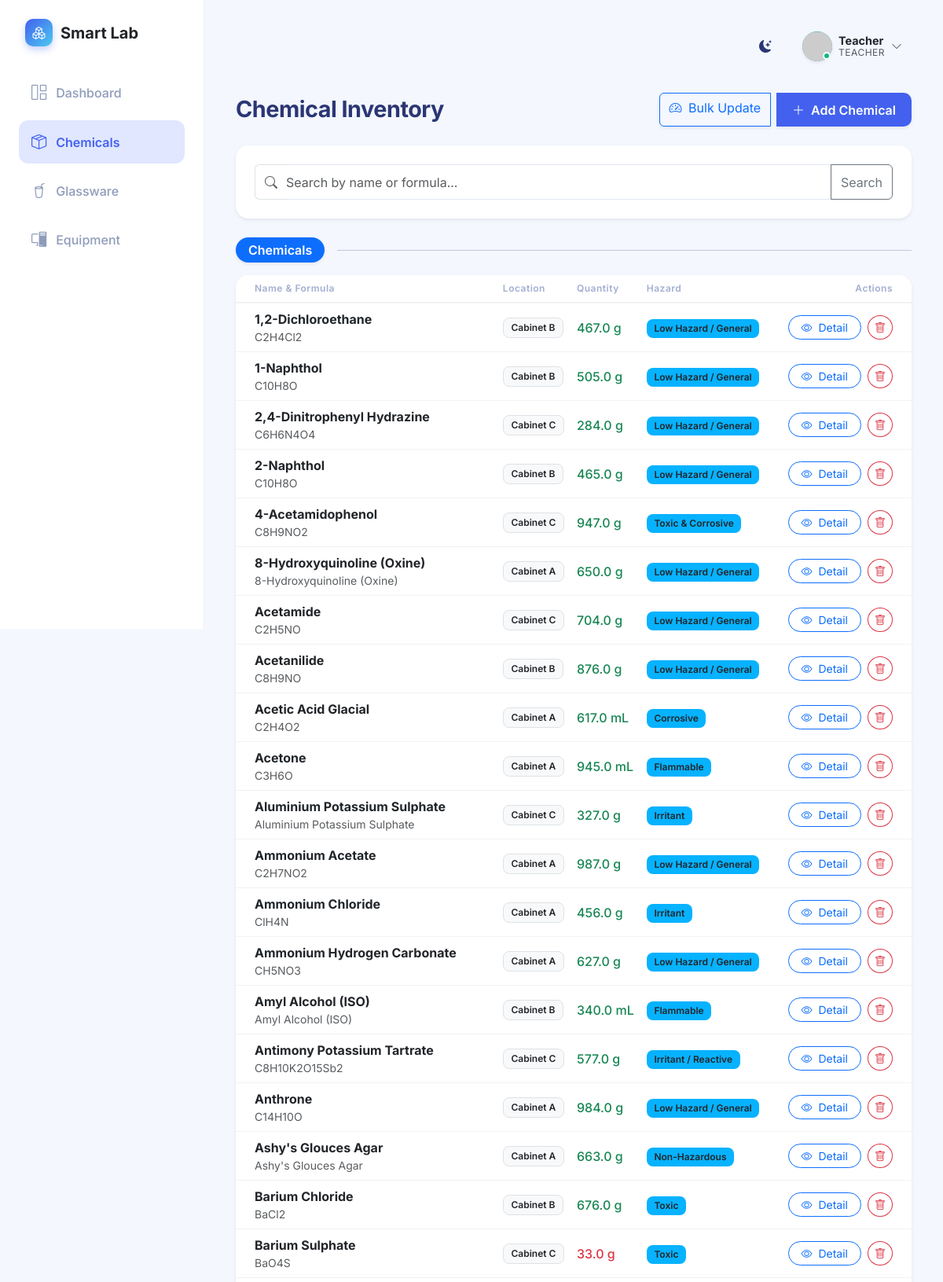
The app's page /chemicals (signed in, upper part) with its own data.
### app.py (models this page shows)
class User(UserMixin, db.Model):
    id = db.Column(db.Integer, primary_key=True)
    username = db.Column(db.String(100), unique=True, nullable=False)
    password_hash = db.Column(db.String(200), nullable=False)
    role = db.Column(db.String(50), nullable=False) # 'teacher', 'student', or 'developer'
    full_name = db.Column(db.String(150), nullable=True)
    roll_number = db.Column(db.String(50), nullable=True)
    email = db.Column(db.String(150), nullable=True)
    phone = db.Column(db.String(20), nullable=True)

class Chemical(db.Model):
    id = db.Column(db.Integer, primary_key=True)
    name = db.Column(db.String(150), nullable=False)
    formula = db.Column(db.String(100), nullable=False)
    cas_number = db.Column(db.String(50), nullable=True)
    quantity = db.Column(db.Float, nullable=False, default=0.0)
    unit = db.Column(db.String(20), nullable=False)
    location = db.Column(db.String(100), nullable=False)
    expiry_date = db.Column(db.Date, nullable=True)
    hazard_category = db.Column(db.String(100), nullable=True)
    category = db.Column(db.String(50), default='Chemicals') # New: Chemicals, Reagents, Indicators, Miscellaneous
    logs = db.relationship('UsageLog', backref='chemical', lazy=True, cascade="all, delete-orphan")

### app.py (the view)
@app.route('/chemicals')
def chemicals():
    search_query = request.args.get('search', '')
    if search_query:
        chemicals_list = Chemical.query.filter(
            db.or_(
                Chemical.name.ilike(f'%{search_query}%'),
                Chemical.formula.ilike(f'%{search_query}%')
            )
        ).all()
    else:
        chemicals_list = Chemical.query.all()
    grouped_chemicals = {}
    for chem in chemicals_list:
        cat = chem.category or 'Chemicals'
        if cat not in grouped_chemicals:
            grouped_chemicals[cat] = []
        grouped_chemicals[cat].append(chem)
    return render_template('chemicals.html', grouped_chemicals=grouped_chemicals, search_query=search_query)

### app.py (called while the page is built)
@login_manager.user_loader
def load_user(user_id):
    return User.query.get(int(user_id))

### templates/chemicals.html (shortened to what this page needs)
{% extends 'base.html' %}
{% block content %}
<div class="d-flex justify-content-between align-items-center mb-4">
    <h2 class="page-title mb-0">Chemical Inventory</h2>
    <div class="btn-group">
        {% if current_user.is_authenticated and current_user.role in ['teacher', 'developer'] %}
        <a href="{{ url_for('bulk_update') }}" class="btn btn-outline-primary shadow-sm me-2">
            <i class="bi bi-speedometer2 me-1"></i> Bulk Update
        </a>
        <a href="{{ url_for('add_chemical') }}" class="btn btn-primary shadow-sm">
            <i class="bi bi-plus-lg me-1"></i> Add Chemical
        </a>
        {% endif %}
    </div>
</div>
<div class="card mb-4 shadow-sm">
    <div class="card-body">
        <form action="{{ url_for('chemicals') }}" method="GET" class="d-flex">
            <div class="input-group">
                <span class="input-group-text bg-white border-end-0">
                    <i class="bi bi-search text-muted"></i>
                </span>
                <input type="text" name="search" class="form-control border-start-0 ps-0"
                       placeholder="Search by name or formula..." value="{{ search_query }}">
                <button class="btn btn-outline-secondary" type="submit">Search</button>
            </div>
        </form>
    </div>
</div>
{% for category, chemicals in grouped_chemicals.items() %}
<div class="d-flex align-items-center mb-3 mt-4">
    <span class="badge bg-primary px-3 py-2 fs-6 rounded-pill shadow-sm">{{ category }}</span>
    <hr class="flex-grow-1 ms-3 my-0 opacity-25">
</div>
<div class="card shadow-sm border-0 rounded-4 overflow-hidden mb-5">
    <div class="table-responsive">
        <table class="table table-hover align-middle mb-0">
            <thead class="bg-light bg-opacity-50">
                <tr>
                    <th class="ps-4">Name & Formula</th>
                    <th>Location</th>
                    <th>Quantity</th>
                    <th>Hazard</th>
                    <th class="text-end pe-4">Actions</th>
                </tr>
            </thead>
            <tbody>
                {% for chem in chemicals %}
                <tr>
                    <td class="ps-4">
                        <div class="fw-bold text-dark">{{ chem.name }}</div>
                        <div class="text-muted small">{{ chem.formula }}
                        </div>
                    </td>
                    <td><span class="badge bg-light text-dark border">{{ chem.location }}</span></td>
                    <td>
                        <span class="fw-medium {% if chem.quantity < 50 %}text-danger{% else %}text-success{% endif %}">
                            {{ chem.quantity }} {{ chem.unit }}
                        </span>
                    </td>
                    <td>
                        {% if chem.hazard_category %}
                        <span class="badge bg-warning text-dark">{{ chem.hazard_category }}</span>
                        {% else %}
                        <span class="text-muted">-</span>
                        {% endif %}
                    </td>
                    <td class="text-end pe-4">
                        <div class="btn-group">
                            <a href="{{ url_for('chemical_detail', id=chem.id) }}" class="btn btn-sm btn-outline-primary rounded-pill px-3 me-2">
                                <i class="bi bi-eye me-1"></i> Detail
                            </a>
                            {% if current_user.role == 'teacher' %}
                            <form action="{{ url_for('delete_chemical', id=chem.id) }}" method="POST" style="display: inline;" onsubmit="return confirm('Delete this chemical permanently?')">
                                <button type="submit" class="btn btn-sm btn-outline-danger rounded-circle">
                                    <i class="bi bi-trash"></i>
                                </button>
                            </form>
                            {% endif %}
                        </div>
                    </td>
                </tr>
                {% endfor %}
            </tbody>
        </table>
    </div>
</div>
{% else %}
<div class="card shadow-sm border-0 rounded-4 p-5 text-center text-muted">
    <i class="bi bi-search fs-1 mb-3"></i>
    <h5>No chemicals found matching your search.</h5>
    <p>Try a different keyword or formula.</p>
</div>
{% endfor %}
{% endblock %}

### templates/base.html (shortened to what this page needs)
<!DOCTYPE html>
<html lang="en">
<head>
    <link href="https://cdn.jsdelivr.net/npm/bootstrap@5.3.0/dist/css/bootstrap.min.css" rel="stylesheet">
    <link rel="stylesheet" href="{{ url_for('static', filename='css/style.css') }}">
    <link rel="stylesheet" href="https://cdn.jsdelivr.net/npm/bootstrap-icons@1.10.5/font/bootstrap-icons.css">
</head>
<body>
    <div class="app-container">
        <nav class="sidebar">
            <div class="sidebar-header">
                <a class="navbar-brand d-flex align-items-center morph-logo" href="{{ url_for('dashboard') }}">
                    <div class="logo-icon me-2"><i class="bi bi-boxes text-white"></i></div>
                    <div class="logo-text-container">
                        <span class="logo-text main-text fs-5 fw-bold text-dark">Smart Lab</span>
                    </div>
                </a>
            </div>
            <ul class="nav flex-column sidebar-nav mt-3">
                <li class="nav-item">
                    <a class="nav-link {% if request.endpoint == 'dashboard' %}active{% endif %}"
                        href="{{ url_for('dashboard') }}">
                        <i class="bi bi-grid-1x2"></i> Dashboard
                    </a>
                </li>
                <li class="nav-item">
                    <a class="nav-link {% if request.endpoint == 'chemicals' or request.endpoint == 'add_chemical' or request.endpoint == 'chemical_detail' %}active{% endif %}"
                        href="{{ url_for('chemicals') }}">
                        <i class="bi bi-box-seam"></i> Chemicals
                    </a>
                </li>
                <li class="nav-item">
                    <a class="nav-link {% if request.endpoint == 'glassware' %}active{% endif %}"
                        href="{{ url_for('glassware') }}">
                        <i class="bi bi-cup-straw"></i> Glassware
                    </a>
                </li>
                <li class="nav-item">
                    <a class="nav-link {% if request.endpoint == 'equipment' %}active{% endif %}"
                        href="{{ url_for('equipment') }}">
                        <i class="bi bi-pc-display"></i> Equipment
                    </a>
                </li>
            </ul>
        </nav>
        <main class="main-content">
            <header class="top-header d-flex justify-content-between align-items-center mb-4">
                <div class="d-flex align-items-center">
                    <div class="theme-toggle" id="themeToggle" title="Toggle Dark/Light Mode">
                        <i class="bi bi-moon-stars-fill"></i>
                    </div>
                    <div class="user-profile dropdown">
                        <div class="profile-trigger d-flex align-items-center" {% if current_user.is_authenticated %}data-bs-toggle="dropdown"{% else %}data-bs-toggle="modal" data-bs-target="#loginModal"{% endif %}>
                            {% if current_user.is_authenticated %}
                            <div class="avatar-wrapper me-2">
                                <div class="avatar-circle {% if current_user.role == 'developer' %}bg-developer{% elif current_user.role == 'teacher' %}bg-teacher{% else %}bg-student{% endif %} shadow-sm" style="padding: 0; overflow: hidden;">
                                    <img src="https://api.dicebear.com/9.x/bottts/svg?seed={{ current_user.username }}&backgroundColor=transparent" alt="Avatar" style="width: 100%; height: 100%; object-fit: cover; transform: scale(1.1) translateY(2px);">
                                </div>
                                <div class="status-indicator online"></div>
                            </div>
                            <div class="user-info d-none d-sm-block">
                                <div class="user-name fw-bold text-dark">{{ current_user.username|capitalize }}</div>
                                <div class="user-role text-muted">{{ current_user.role|capitalize }}</div>
                            </div>
                            <i class="bi bi-chevron-down ms-2 text-muted small"></i>
                            {% else %}
                            <div class="avatar-circle bg-secondary shadow-sm me-2">
                                <i class="bi bi-person"></i>
                            </div>
                            <span class="fw-medium text-dark">Login</span>
                            {% endif %}
                        </div>
                    </div>
            </header>
            <div class="content-wrapper">
                {% block content %}{% endblock %}
            </div>
        </main>
    </div>
</body>
</html>

### records on screen
User: username "Teacher", role "TEACHER"
Chemical: category "Chemicals", name "1,2-Dichloroethane", formula "C2H4Cl2", location "Cabinet B", quantity "467.0", unit "g", hazard_category "Low Hazard / General"
Chemical: name "1-Naphthol", formula "C10H8O", location "Cabinet B", quantity "505.0", unit "g", hazard_category "Low Hazard / General"
Chemical: name "2,4-Dinitrophenyl Hydrazine", formula "C6H6N4O4", location "Cabinet C", quantity "284.0", unit "g", hazard_category "Low Hazard / General"
Chemical: name "2-Naphthol", formula "C10H8O", location "Cabinet B", quantity "465.0", unit "g", hazard_category "Low Hazard / General"
Chemical: name "4-Acetamidophenol", formula "C8H9NO2", location "Cabinet C", quantity "947.0", unit "g", hazard_category "Toxic & Corrosive"
Chemical: name "8-Hydroxyquinoline (Oxine)", formula "8-Hydroxyquinoline (Oxine)", location "Cabinet A", quantity "650.0", unit "g", hazard_category "Low Hazard / General"
Chemical: name "Acetamide", formula "C2H5NO", location "Cabinet C", quantity "704.0", unit "g", hazard_category "Low Hazard / General"
Chemical: name "Acetanilide", formula "C8H9NO", location "Cabinet B", quantity "876.0", unit "g", hazard_category "Low Hazard / General"
Chemical: name "Acetic Acid Glacial", formula "C2H4O2", location "Cabinet A", quantity "617.0", unit "mL", hazard_category "Corrosive"
Chemical: name "Acetone", formula "C3H6O", location "Cabinet A", quantity "945.0", unit "mL", hazard_category "Flammable"
Chemical: name "Aluminium Potassium Sulphate", formula "Aluminium Potassium Sulphate", location "Cabinet C", quantity "327.0", unit "g", hazard_category "Irritant"
Chemical: name "Ammonium Acetate", formula "C2H7NO2", location "Cabinet A", quantity "987.0", unit "g", hazard_category "Low Hazard / General"
Chemical: name "Ammonium Chloride", formula "ClH4N", location "Cabinet A", quantity "456.0", unit "g", hazard_category "Irritant"
Chemical: name "Ammonium Hydrogen Carbonate", formula "CH5NO3", location "Cabinet A", quantity "627.0", unit "g", hazard_category "Low Hazard / General"
Chemical: name "Amyl Alcohol (ISO)", formula "Amyl Alcohol (ISO)", location "Cabinet B", quantity "340.0", unit "mL", hazard_category "Flammable"
Chemical: name "Antimony Potassium Tartrate", formula "C8H10K2O15Sb2", location "Cabinet C", quantity "577.0", unit "g", hazard_category "Irritant / Reactive"
Chemical: name "Anthrone", formula "C14H10O", location "Cabinet A", quantity "984.0", unit "g", hazard_category "Low Hazard / General"
Chemical: name "Ashy's Glouces Agar", formula "Ashy's Glouces Agar", location "Cabinet A", quantity "663.0", unit "g", hazard_category "Non-Hazardous"
Chemical: name "Barium Chloride", formula "BaCl2", location "Cabinet B", quantity "676.0", unit "g", hazard_category "Toxic"
Chemical: name "Barium Sulphate", formula "BaO4S", location "Cabinet C", quantity "33.0", unit "g", hazard_category "Toxic"
